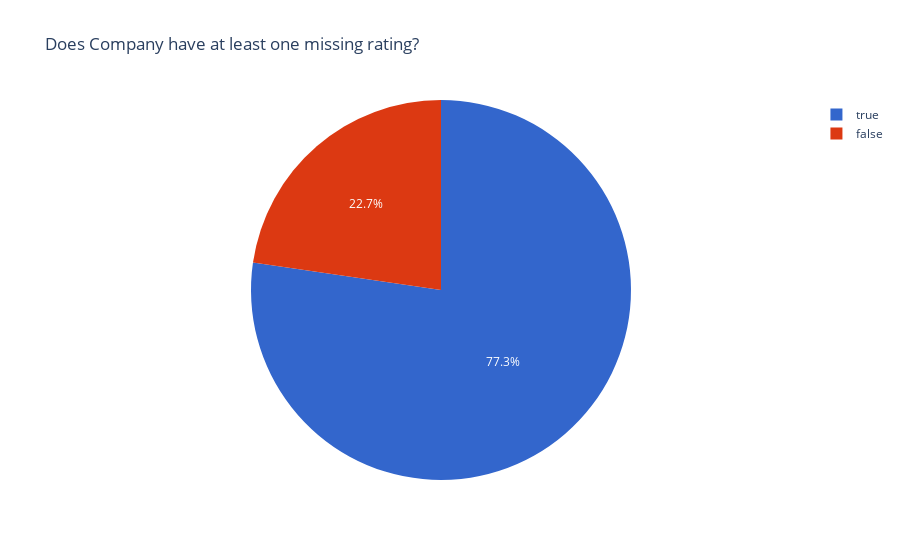

This figure's notebook cell:
### Code cell
fig = px.pie(any_null_per_stock_count, values='COUNT', names='VALUE', title='Does Company have at least one missing rating?',
            color_discrete_sequence=discrete_color_pallete)
fig.show()

### Figure 1 — Plotly figure (JSON) as saved in the notebook; plotly's stock layout.template omitted (floating-point values rounded to 4 significant figures)
{"data": [{"domain": {"x": [0, 1], "y": [0, 1]}, "hovertemplate": "VALUE=%{label}<br>COUNT=%{value}<extra></extra>", "labels": [true, false], "legendgroup": "", "name": "", "showlegend": true, "type": "pie", "values": [470, 138]}], "layout": {"legend": {"tracegroupgap": 0}, "piecolorway": ["#3366CC", "#DC3912", "#FF9900", "#109618", "#990099", "#0099C6", "#DD4477", "#66AA00", "#B82E2E", "#316395"], "title": {"text": "Does Company have at least one missing rating?"}}}
